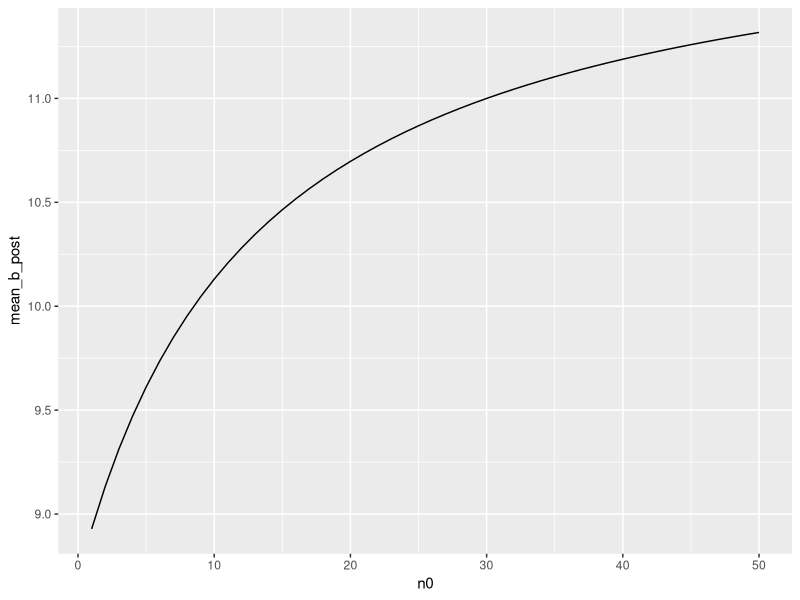
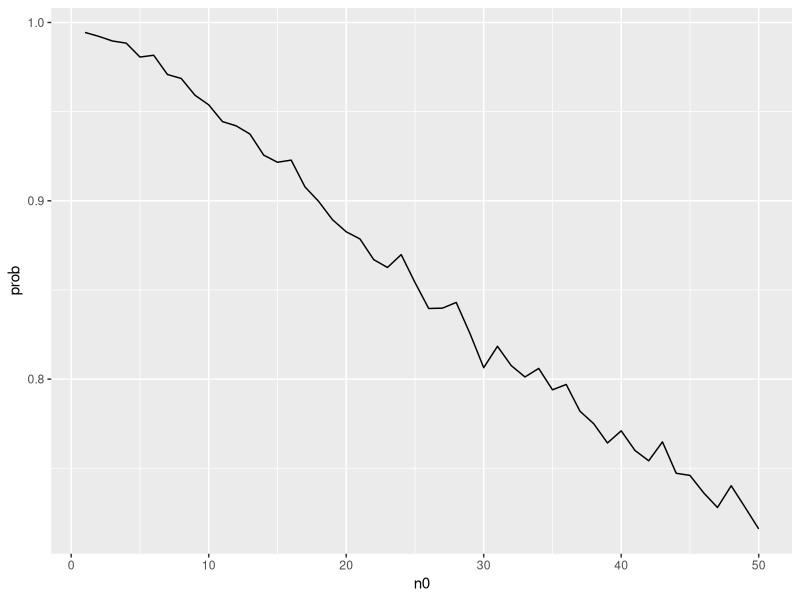
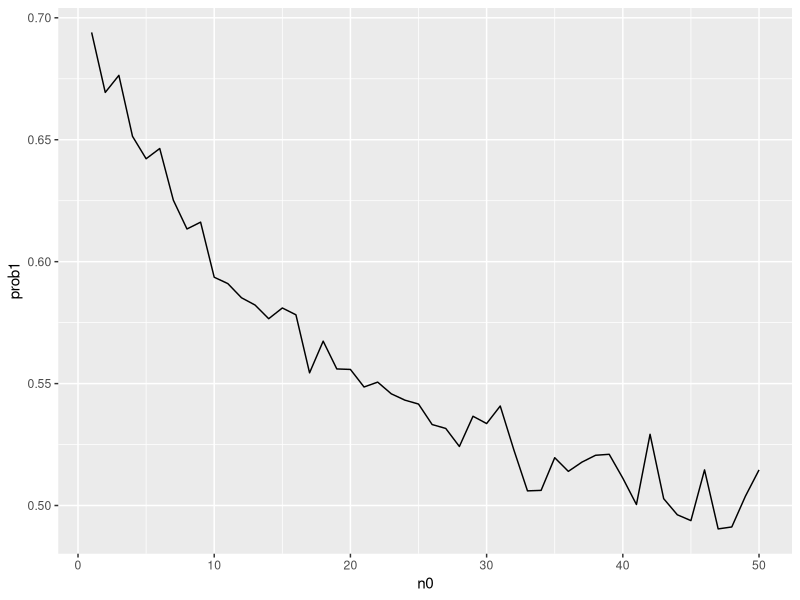

Reproduce these figures in R, in order.
## ---- chunk 1
knitr::opts_chunk$set(echo = TRUE)

library(dplyr)
library(knitr)
library(ggplot2)
## ---- chunk 2
y_a = c(12,9,12,14,13,13,15,8,15,6)
y_b = c(11,11,10,9,9,8,7,10,6,8,8,9,7)

a_a  = 120
b_a = 10

a_b = 12
b_b = 1
 
a_a_post = a_a + sum(y_a)
b_a_post =  b_a + length(y_a)

a_b_post = a_b + sum(y_b)
b_b_post = b_b + length(y_b)

a_mean_post = a_a_post / b_a_post
b_mean_post = a_b_post / b_b_post

a_var_post = a_a_post / b_a_post^2
b_var_post = a_b_post / b_b_post^2

ci_a_post = qgamma(c(0.025,0.975), a_a_post, b_a_post)
ci_b_post = qgamma(c(0.025,0.975), a_b_post, b_b_post)

df1 = data.frame(t(c(a_mean_post, a_var_post, ci_a_post)))
df1 = rbind(df1, c(b_mean_post, b_var_post, ci_b_post))
colnames(df1) = c("mean", "variance", "2.5%", "97.5%")
rownames(df1) = c("a", "b")

kable(df1)

## ---- chunk 3
n0 = seq(50)
a0 = 12 *n0
b0 = n0 

a_b_post = a0 + sum(y_b)
b_b_post = b0 + length(y_b)

mean_b_post = a_b_post /b_b_post

df2 = data.frame(n0, mean_b_post)

ggplot(df2, aes(x = n0, y = mean_b_post )) + geom_line()


## ---- chunk 4
theta = seq(0,1, by = 0.000001)

set.seed(1)
y1 = 57
n1 = 100
y2 = 30
n2 = 50

#theta 2
p_y_theta <- dbeta(theta, y2 + 1, 1 + n2 - y2)

#ptheta <- rep(1/length(theta), length(theta))
#p_joint <- p_y_theta*ptheta
#p_post <- p_joint/sum(p_joint)

theta2_mc <- sample(x = theta, 
                           size = 5000, 
                           replace = TRUE, 
                           prob = p_y_theta)


#theta 1
p_y_theta1 = dbeta(theta, 1 + y1, 1+ n1 -y1)

#p_joint1 <- p_y_theta1*ptheta
#p_post1 <- p_joint1/sum(p_joint1)

theta1_mc <- sample(x = theta, 
                           size = 5000, 
                           replace = TRUE, 
                           prob = p_y_theta1)

mean(theta1_mc < theta2_mc)

## ---- chunk 5
#rerun the code from the first question
y_a = c(12,9,12,14,13,13,15,8,15,6)
y_b = c(11,11,10,9,9,8,7,10,6,8,8,9,7)

a_a  = 120
b_a = 10

a_b = 12
b_b = 1
 
a_a_post = a_a + sum(y_a)
b_a_post =  b_a + length(y_a)

a_b_post = a_b + sum(y_b)
b_b_post = b_b + length(y_b)

s = 5000
set.seed(123)

a_sample = rgamma(s, a_a_post, b_a_post)
b_sample = rgamma(s, a_b_post, b_b_post)

mean(a_sample > b_sample)

## ---- chunk 6
n0 = seq(50)
a0 = 12 *n0
b0 = n0 

a_b_post = a0 + sum(y_b)
b_b_post = b0 + length(y_b)

prob = rep(NA, length(n0))

set.seed(123)

for(i in seq_along(n0)) {
  theta1 = rgamma(s,a_a_post, b_a_post)
  theta2 = rgamma(s,a_b_post[i], b_b_post[i])
  prob[i] = mean(theta1 > theta2)
}


df3 = data_frame(n0, prob)

ggplot(df3, aes(x= n0, y = prob)) + geom_line()

## ---- chunk 7
#(a)

y_a = c(12,9,12,14,13,13,15,8,15,6)
y_b = c(11,11,10,9,9,8,7,10,6,8,8,9,7)

a_a  = 120
b_a = 10

a_b = 12
b_b = 1
 
a_a_post = a_a + sum(y_a)
b_a_post =  b_a + length(y_a)

a_b_post = a_b + sum(y_b)
b_b_post = b_b + length(y_b)

s = 5000
set.seed(123)

a_sample = rgamma(s, a_a_post, b_a_post)
b_sample = rgamma(s, a_b_post, b_b_post)

a_pred = rpois(s, a_sample)
b_pred = rpois(s, b_sample)

mean(a_pred > b_pred)

######################

#(b)
n0 = seq(50)
a0 = 12 *n0
b0 = n0 

a_b_post = a0 + sum(y_b)
b_b_post = b0 + length(y_b)

prob = rep(NA, length(n0))


prob1 = rep(NA, length(n0))

set.seed(123)
for(i  in seq_along(n0)) {
  theta_1 = rgamma(s, a_a_post, b_a_post )
  predy_1 = rpois(s, theta_1)
  theta_2 = rgamma(s, a_b_post[i], b_b_post[i])
  predy_2 = rpois(s, theta_2)
  prob1[i] = mean(predy_2 < predy_1)
}


df4 = data.frame(n0, prob1)


ggplot(data = df4, aes(n0, prob1)) + geom_line()
